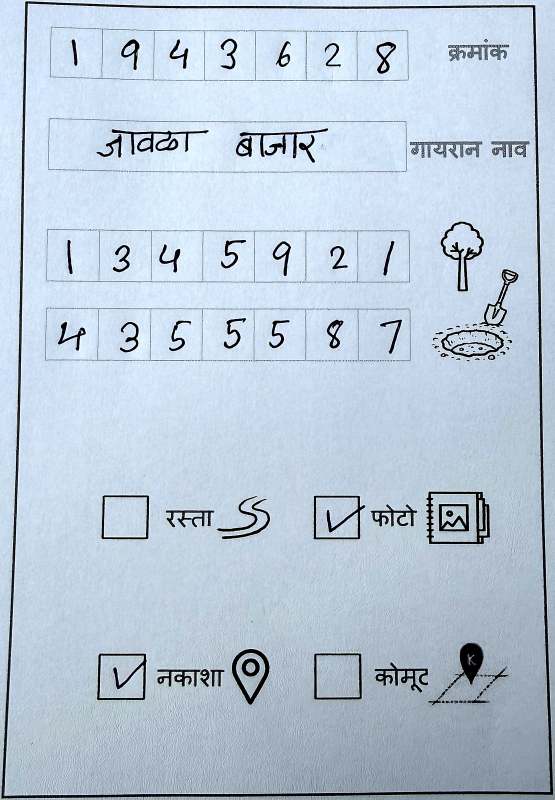
#> input picture cloudrun/test.jpg, 1109 x 1600 px (shown at 1/2 size)
$ python -i preprocessing.py   (imports and definitions only)
#> lines starting #> are read from the running program, lines starting #| are printed output that depends on the picture; after the words box and inside, x2 and y2 are one past the last pixel; in counts of white or black regions, pixels touching at a corner belong together
#> further down, picture is the input picture: PIL image 1109x1600 RGB; mean R, G, B 185.8, 201.6, 217.6
"""
Image preprocessing for card detection and enhancement
"""

from PIL import Image, ImageEnhance, ImageFilter, ImageOps
import cv2
import numpy as np
import io

# Try to import pillow_heif for HEIC support
# [7 lines not run here, left out]


# [40 lines left out: function preprocess_card_image, not called in this run]


def _detect_card_border_adaptive(img):
    """
    Detect card border using adaptive thresholding.
    This is your original _detect_card_border_v2 logic.
    """
    try:
        # Convert to OpenCV
        img_cv = cv2.cvtColor(np.array(img), cv2.COLOR_RGB2BGR)
        original_h, original_w = img_cv.shape[:2]
#> original_h = 1600; original_w = 1109

        # Grayscale
        gray = cv2.cvtColor(img_cv, cv2.COLOR_BGR2GRAY)
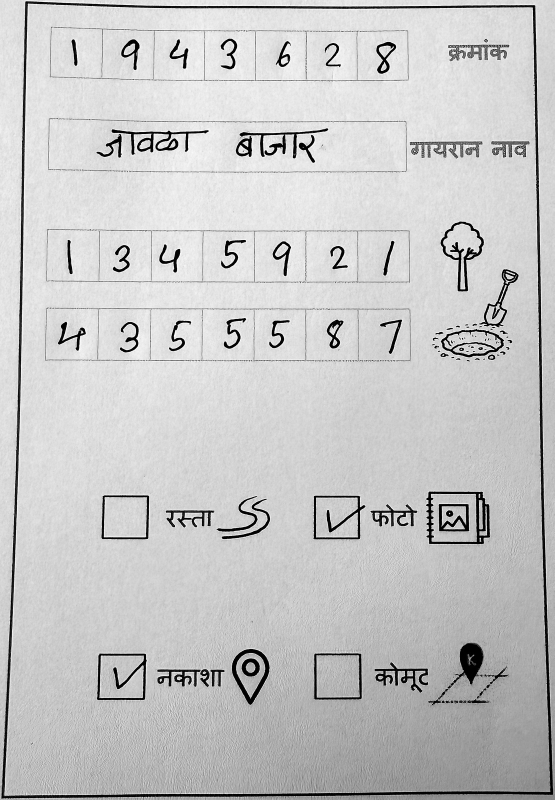
#> gray: shape (1600, 1109) (shown at 1/2 size); min 0, max 255, mean 198.7

        # Bilateral filter
        filtered = cv2.bilateralFilter(gray, 9, 75, 75)

        # Adaptive threshold
        thresh = cv2.adaptiveThreshold(
            filtered, 255,
            cv2.ADAPTIVE_THRESH_GAUSSIAN_C,
            cv2.THRESH_BINARY_INV, 11, 2
        )
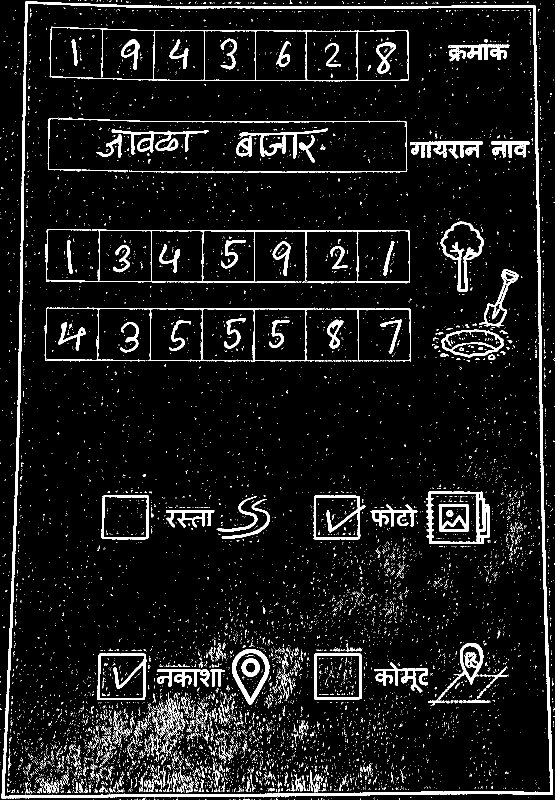
#> thresh: shape (1600, 1109) (shown at 1/2 size); 7.5% white; 10584 white regions (10368 under 20 px)

        # Find contours
        contours, _ = cv2.findContours(thresh, cv2.RETR_EXTERNAL, cv2.CHAIN_APPROX_SIMPLE)
#> contours = 474 contours, 473 with area under 20; largest, box (x1, y1, x2, y2) and area: (3, 3, 1106, 1597) 1664287

        if not contours:
            return None

        # Filter valid rectangular contours
        img_area = original_w * original_h
#> img_area = 1774400
        valid_contours = []

        for contour in contours:
            area = cv2.contourArea(contour)

            # Area filter (20% to 95%)
            if area < 0.2 * img_area or area > 0.95 * img_area:
                continue

            # Approximate to polygon
            peri = cv2.arcLength(contour, True)
            approx = cv2.approxPolyDP(contour, 0.02 * peri, True)

            # Should be rectangle (4 corners)
            if len(approx) == 4:
                x, y, w, h = cv2.boundingRect(contour)
                aspect_ratio = float(w) / h

                # Cards are roughly rectangular
                if 0.6 < aspect_ratio < 1.5:
                    valid_contours.append({
                        'area': area,
                        'bbox': (x, y, w, h)
                    })
#> this loop made 474 passes
#> (area, peri, x, y, w, h, aspect_ratio) on pass 456: (1664287, 5458.5, 3, 3, 1103, 1594, 0.692)
#> after the loop, valid_contours = 1 item

        if not valid_contours:
            return None

        # Take largest
        best = max(valid_contours, key=lambda x: x['area'])
#> best = {'area': 1664287, 'bbox': (3, 3, 1103, 1594)}
        x, y, w, h = best['bbox']

        # Add padding
        padding = 5
        x = max(0, x - padding)
#> x = 0
        y = max(0, y - padding)
#> y = 0
        w = min(original_w - x, w + 2*padding)
#> w = 1109
        h = min(original_h - y, h + 2*padding)
#> h = 1600

        # Crop
        return img.crop((x, y, x+w, y+h))

    except Exception as e:
        return None


# [38 lines left out: functions _enhance_for_ocr, _resize_if_needed, not called in this run]

>>> from PIL import Image
>>> picture = Image.open('test.jpg')
>>> result = _detect_card_border_adaptive(picture)
